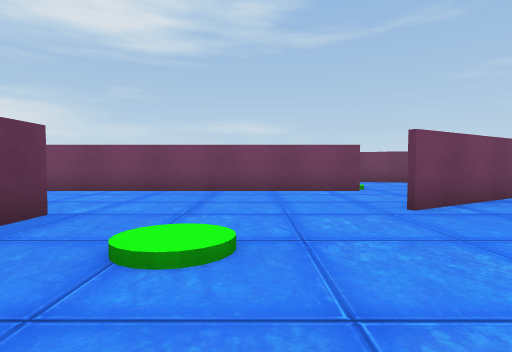
View 1 (above)

16 first-person views from a walk through a scene from a Unity 3-D project. The camera is 0.55 m above the floor, tilts 2° down and sees 80° across. The floor is counted in squares, 1 m on a side. Each view is taken from the middle of a square. On the plan, view 1 faces up. The plan holds only what a view shows up to about 9 squares ahead; the rest is blank. The place goes on beyond the plan.

View 2
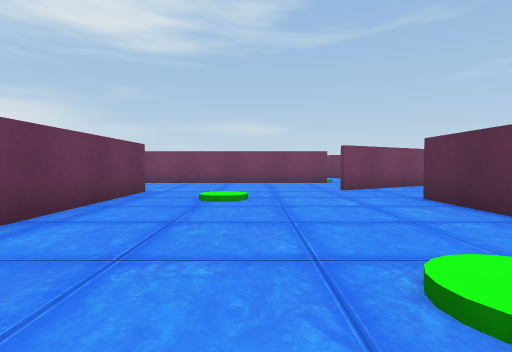

View 3
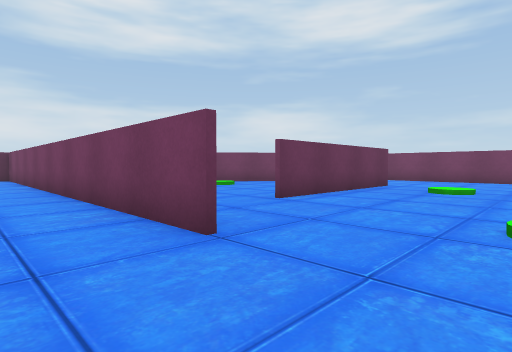

View 4
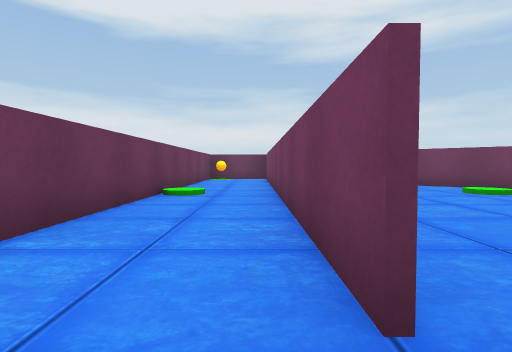

View 5
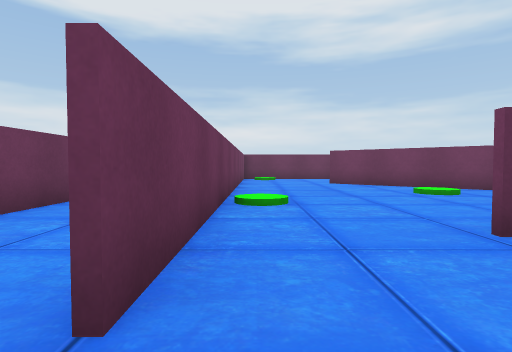

View 6
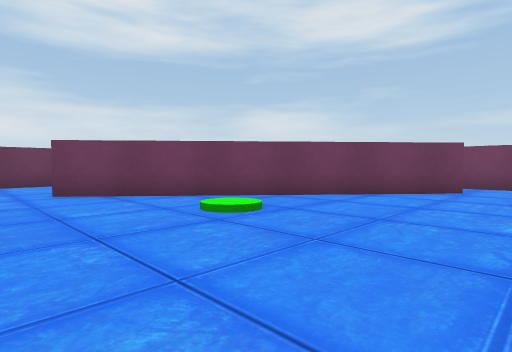

View 7
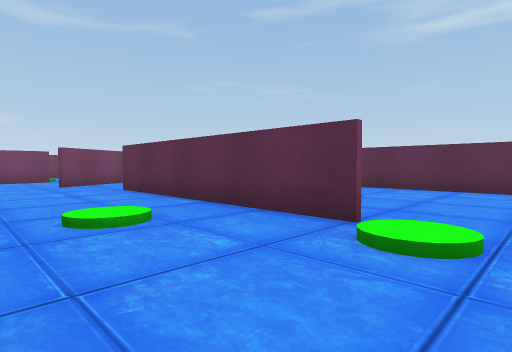

View 8
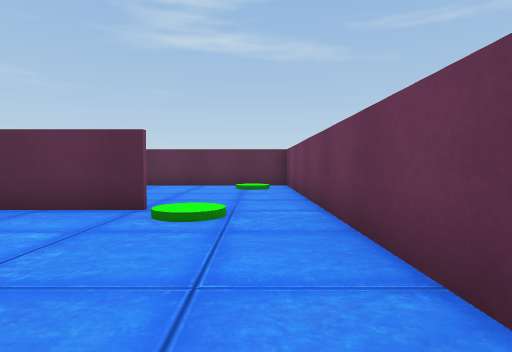

View 9
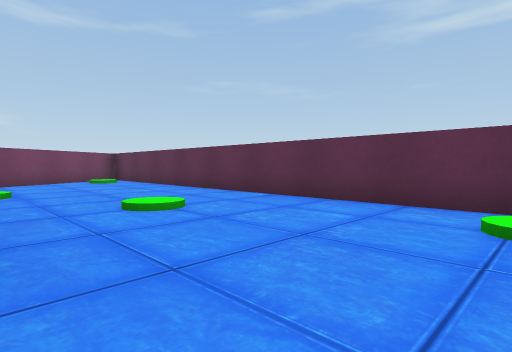

View 10
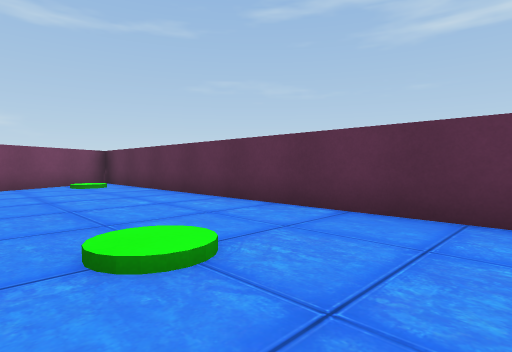

View 11
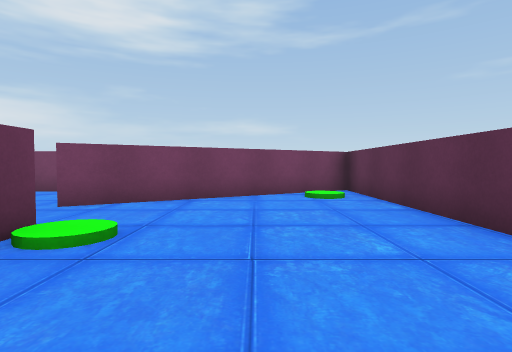

View 12
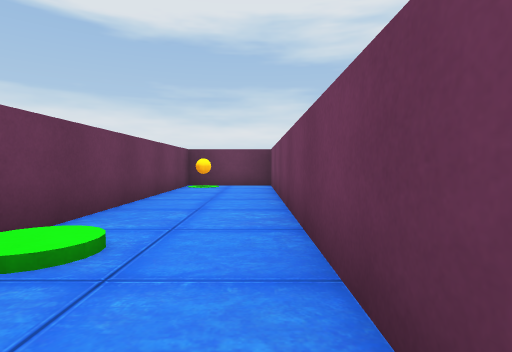

View 13
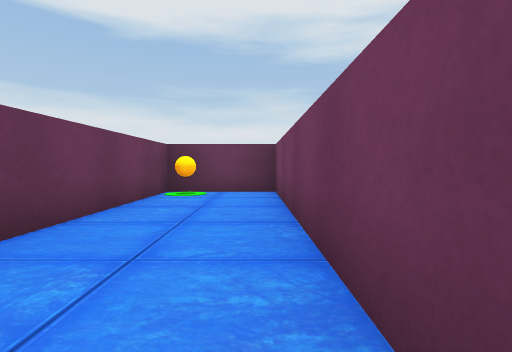

View 14
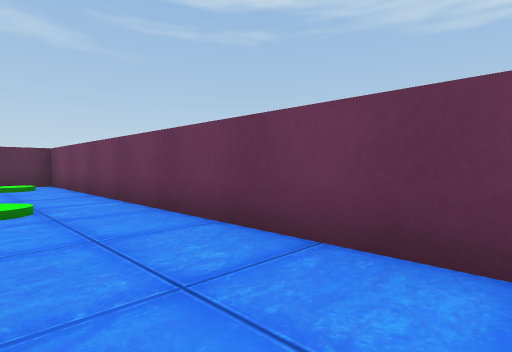

View 15
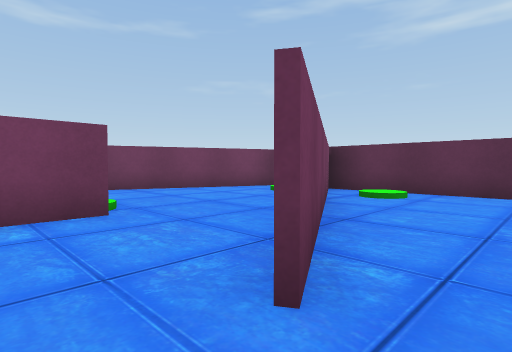

View 16
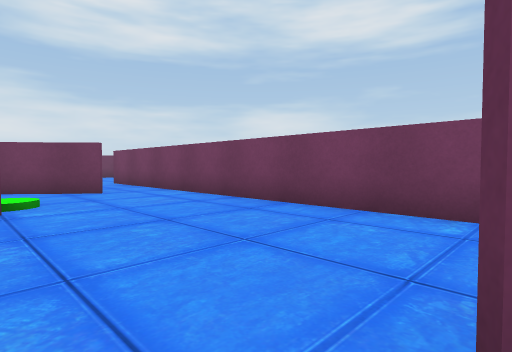

### Floor plan
Ten units are one square. View 1 is at (0, 0); x grows to the right and y downward. Boxes are objects, and circles mark ways between rooms. Rooms are numbered by the first view taken in them; rooms with no view inside come last. Other rooms are left out.
<svg viewBox="-130 -74 209 137">
<path fill="none" stroke="#000" d="M-26 35 -9 35M-9 36 -123 36 -123 58 34 58M27 36 27 -20M-23 -35 -23 11M28 -20 28 -15M-43 -51 -69 -21M30 -43 19 -37M22 -65 -45 -65M-69 -21 -85 -2M-75 35 -26 35M34 58 74 58 74 -69 30 -43"/>
<rect x="-125" y="45" width="10" height="10" fill="#bbb"><title>orange ball</title></rect>
<circle cx="-20" cy="20" r="3" fill="#2a7"/>
<circle cx="-45" cy="-25" r="3" fill="#2a7"/>
<circle cx="30" cy="-25" r="3" fill="#2a7"/>
<circle cx="30" cy="45" r="3" fill="#2a7"/>
<text x="-20" y="20">1</text>
<text x="-50" y="0">2</text>
<text x="60" y="0">3</text>
</svg>
Room 1 opens to room 2. Room 1 opens to room 3.

Where each view was taken, in squares from view 1:
view 1: 0 up, 0 right, facing up
view 2: 3 down, 0 right, facing up
view 3: 5 down, 1 right, facing up-left
view 4: 4 down, 0 right, facing left
view 5: 3 down, 0 right, facing left
view 6: 2 down, 3 left, facing up-left
view 7: 5 down, 0 right, facing up-right
view 8: 5 down, 1 left, facing right
view 9: 5 down, 3 right, facing up-right
view 10: 3 down, 4 right, facing up-right
view 11: 1 down, 5 right, facing up
view 12: 4 down, 4 left, facing left
view 13: 4 down, 6 left, facing left
view 14: 4 down, 2 left, facing down-right
view 15: 3 up, 1 right, facing up-right
view 16: 3 up, 2 right, facing up-left
